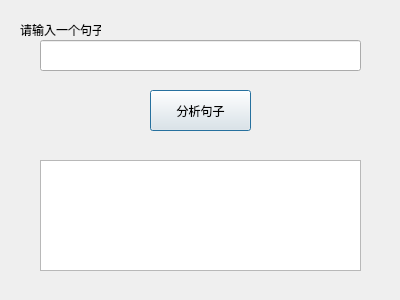
<?xml version="1.0" encoding="UTF-8"?>
<ui version="4.0">
 <class>Dialog</class>
 <widget class="QDialog" name="Dialog">
  <property name="geometry">
   <rect>
    <x>0</x>
    <y>0</y>
    <width>400</width>
    <height>300</height>
   </rect>
  </property>
  <property name="windowTitle">
   <string>Dialog</string>
  </property>
  <widget class="QLineEdit" name="input">
   <property name="geometry">
    <rect>
     <x>40</x>
     <y>40</y>
     <width>321</width>
     <height>31</height>
    </rect>
   </property>
  </widget>
  <widget class="QLabel" name="label">
   <property name="geometry">
    <rect>
     <x>20</x>
     <y>20</y>
     <width>81</width>
     <height>20</height>
    </rect>
   </property>
   <property name="text">
    <string>请输入一个句子</string>
   </property>
  </widget>
  <widget class="QPushButton" name="activityButton">
   <property name="geometry">
    <rect>
     <x>150</x>
     <y>90</y>
     <width>101</width>
     <height>41</height>
    </rect>
   </property>
   <property name="text">
    <string>分析句子</string>
   </property>
  </widget>
  <widget class="QTextEdit" name="output">
   <property name="geometry">
    <rect>
     <x>40</x>
     <y>160</y>
     <width>321</width>
     <height>111</height>
    </rect>
   </property>
  </widget>
 </widget>
 <resources/>
 <connections>
  <connection>
   <sender>activityButton</sender>
   <signal>clicked()</signal>
   <receiver>Dialog</receiver>
   <slot>activity()</slot>
   <hints>
    <hint type="sourcelabel">
     <x>160</x>
     <y>112</y>
    </hint>
    <hint type="destinationlabel">
     <x>-75</x>
     <y>109</y>
    </hint>
   </hints>
  </connection>
 </connections>
 <slots>
  <slot>activity()</slot>
 </slots>
</ui>
